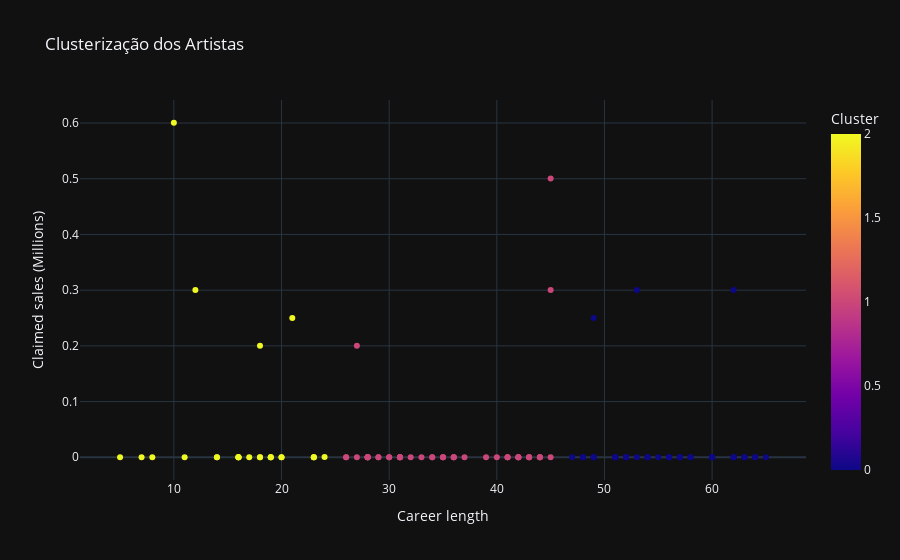

Notebook code for this chart:
### Markdown cell above
## Clusterização (K-Means):

Agrupamento dos artistas em clusters com base nas vendas e duração da carreira para identificar perfis semelhantes.

### Code cell
from sklearn.cluster import KMeans

kmeans = KMeans(n_clusters=3, random_state=42)
df_clean['Cluster'] = kmeans.fit_predict(df_clean[['Career length', 'Claimed sales (Millions)']])
fig = px.scatter(df_clean, x='Career length', y='Claimed sales (Millions)', color='Cluster', title='Clusterização dos Artistas')
fig.show()

### Figure 1 — Plotly figure (JSON) as saved in the notebook; plotly's stock layout.template omitted (floating-point values rounded to 4 significant figures)
{"data": [{"hovertemplate": "Career length=%{x}<br>Claimed sales (Millions)=%{y}<br>Cluster=%{marker.color}<extra></extra>", "legendgroup": "", "marker": {"color": [2, 1, 2, 0, 0, 1, 2, 2, 0, 0, 1, 1, 1, 2, 1, 0, 1, 0, 2, 1, 1, 0, 2, 2, 2, 1, 0, 0, 0, 1, 0, 0, 0, 0, 2, 2, 1, 1, 2, 1, 1, 2, 1, 0, 1, 0, 0, 2, 1, 1, 1, 1, 1, 1, 1, 1, 0, 0, 1, 0, 1, 0, 0, 0, 0, 1, 2, 2, 0, 0, 0, 2, 0, 0, 0, 0, 0, 0, 0, 0, 0, 0, 0, 1, 0, 1, 1, 1, 1, 1, 0, 0, 1, 2, 1, 2, 2, 1, 1, 1, 1, 1, 0, 2, 2, 2, 2, 1, 0, 2, 1, 1, 0, 1, 1, 1, 2, 1, 0, 0, 0], "coloraxis": "coloraxis", "symbol": "circle"}, "mode": "markers", "name": "", "orientation": "v", "showlegend": false, "x": [10.0, 45.0, 24.0, 62.0, 53.0, 45.0, 12.0, 21.0, 49.0, 62.0, 28.0, 36.0, 35.0, 18.0, 27.0, 53.0, 43.0, 51.0, 23.0, 35.0, 28.0, 60.0, 16.0, 20.0, 20.0, 26.0, 52.0, 48.0, 54.0, 44.0, 64.0, 52.0, 56.0, 60.0, 23.0, 19.0, 28.0, 43.0, 19.0, 28.0, 30.0, 18.0, 41.0, 57.0, 41.0, 60.0, 49.0, 16.0, 27.0, 43.0, 28.0, 29.0, 31.0, 36.0, 39.0, 31.0, 62.0, 58.0, 40.0, 64.0, 42.0, 51.0, 62.0, 58.0, 48.0, 35.0, 18.0, 8.0, 48.0, 57.0, 65.0, 14.0, 54.0, 55.0, 60.0, 54.0, 47.0, 63.0, 57.0, 49.0, 51.0, 56.0, 56.0, 44.0, 63.0, 44.0, 36.0, 28.0, 31.0, 34.0, 56.0, 49.0, 32.0, 16.0, 31.0, 11.0, 17.0, 33.0, 29.0, 42.0, 26.0, 41.0, 60.0, 14.0, 16.0, 23.0, 5.0, 37.0, 52.0, 7.0, 30.0, 34.0, 63.0, 42.0, 42.0, 45.0, 19.0, 31.0, 51.0, 52.0, 62.0], "xaxis": "x", "y": [0.6005, 0.5004, 0.0005, 0.3003, 0.3003, 0.3003, 0.3002, 0.2502, 0.2502, 0.00025, 0.00022, 0.00022, 0.00022, 0.2002, 0.2002, 0.0002, 0.0002, 0.0002, 0.00017, 0.00017, 0.00016, 0.00016, 0.00015, 0.00015, 0.00015, 0.00015, 0.00015, 0.00015, 0.00015, 0.00015, 0.00015, 0.00015, 0.00015, 0.00015, 0.000143, 0.00014, 0.000125, 0.000125, 0.000124, 0.00012, 0.00012, 0.00012, 0.00012, 0.00012, 0.00012, 0.00012, 0.00012, 0.0001, 0.0001, 0.0001, 0.0001, 0.0001, 0.0001, 0.0001, 0.0001, 0.0001, 0.0001, 0.0001, 0.0001, 0.0001, 0.0001, 0.0001, 0.0001, 0.0001, 0.0001, 0.0001, 0.0001, 0.0001, 0.0001, 0.0001, 0.0001, 0.0001, 0.0001, 0.0001, 0.0001, 0.0001, 0.0001, 0.0001, 0.0001, 0.0001, 0.0001, 0.0001, 0.0001, 0.0001, 0.0001, 0.0001, 9.5e-05, 9e-05, 9e-05, 9e-05, 9e-05, 9e-05, 8.8e-05, 8.5e-05, 8.5e-05, 8e-05, 8e-05, 8e-05, 8e-05, 8e-05, 8e-05, 8e-05, 8e-05, 7.5e-05, 7.5e-05, 7.5e-05, 7.5e-05, 7.5e-05, 7.5e-05, 7.5e-05, 7.5e-05, 7.5e-05, 7.5e-05, 7.5e-05, 7.5e-05, 7.5e-05, 7.5e-05, 7.5e-05, 7.5e-05, 7.5e-05, 7.5e-05], "yaxis": "y", "type": "scatter"}], "layout": {"xaxis": {"anchor": "y", "domain": [0.0, 1.0], "title": {"text": "Career length"}}, "yaxis": {"anchor": "x", "domain": [0.0, 1.0], "title": {"text": "Claimed sales (Millions)"}}, "coloraxis": {"colorbar": {"title": {"text": "Cluster"}}, "colorscale": [[0.0, "#0d0887"], [0.1111, "#46039f"], [0.2222, "#7201a8"], [0.3333, "#9c179e"], [0.4444, "#bd3786"], [0.5556, "#d8576b"], [0.6667, "#ed7953"], [0.7778, "#fb9f3a"], [0.8889, "#fdca26"], [1.0, "#f0f921"]]}, "legend": {"tracegroupgap": 0}, "title": {"text": "Clusterização dos Artistas"}}}
